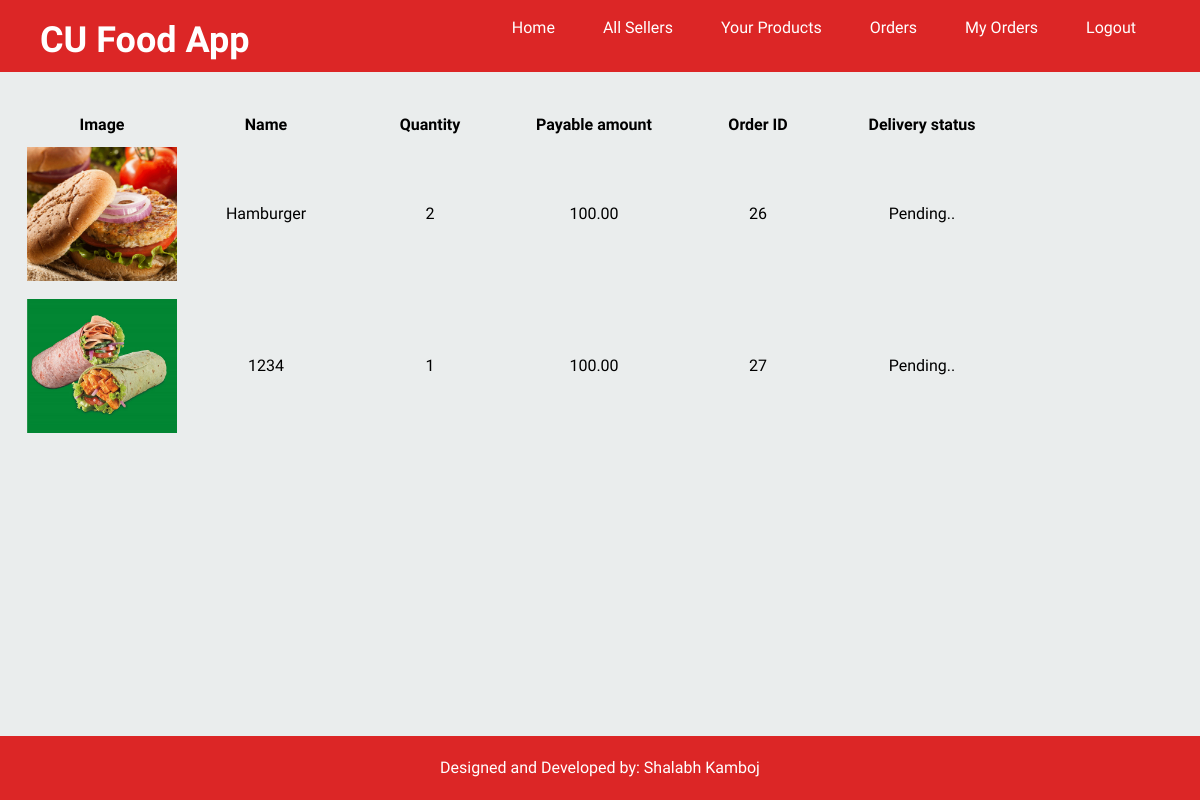
Page /my-orders (signed in) on the committed database.
### products/models.py (models this page shows)
class Order(models.Model):
    orderNumber = models.AutoField(primary_key=True)
    seller = models.ForeignKey(Seller, on_delete=models.CASCADE)
    customer = models.ForeignKey(User, on_delete=models.CASCADE)
    slug = models.SlugField(max_length=55)
    title = models.CharField(max_length=50)
    quantity = models.IntegerField()
    contactNumber = models.IntegerField()
    price = models.DecimalField(max_digits=6, decimal_places=2)
    order_type = models.BooleanField()
    image = models.TextField(blank=True, null=True)
    block = models.TextField(blank=True, null=True)
    landmark = models.TextField(blank=True, null=True)
    delivery_status = models.TextField(blank=True, null=True)
    order_time = models.DateTimeField(auto_now_add=True)

### products/views.py (the view)
# urls.py: path('my-orders', views.my_orders, name="my-orders"),
def my_orders(request):
    customer = request.user
    orders=Order.objects.filter(customer=customer)
    return render(request, 'my-orders.html', {"orders":orders})

### templates/my-orders.html (shortened to what this page needs)
{% extends 'base.html' %} {% block head %}
{% load mathfilters %}
{% endblock head %}
{% block body %}
<div>
  {% if orders %}
    <div class="container mt-10 px-5">
      <table class="table-fixed w-full text-center">
        <thead>
          <tr class="gap-5">
            <th>Image</th>
            <th>Name</th>
            <th>Quantity</th>
            <th>Payable amount</th>
            <th>Order ID</th>
            <th>Delivery status</th>
          </tr>
        </thead>
        <tbody>
          {% for order in orders %}
          <tr class="text-center">
            <td><img src="{{order.image}}" class="img-cropped py-2 mx-auto" alt="{{order.slug}}"></td>
            <td>{{order.title}}</td>
            <td>{{order.quantity}}</td>
            <td>{{ order.quantity|mul:order.price }}</td>
            <td>{{order.orderNumber}}</td>
              {% if order.delivery_status == "delivered" %}
              <td>Delivered</td>
              {% elif order.delivery_status == "cancelled" %}
              <td>Cancelled</td>
              {% else %}
              <td>Pending..</td>
              {% endif %}
          </tr>
          {% endfor %}
        </tbody>
      </table>
    </div>
  {% endif %}
</div>
{% endblock body %}

### templates/base.html (shortened to what this page needs)
{% load static %}
<!DOCTYPE html>
<html lang="en">
<head>
    <link rel="stylesheet" href="{% static 'css/style.css' %}">
    <script src="https://cdn.tailwindcss.com"></script>
	</head>
<body>
    <nav class="bg-red-600 flex justify-between text-white">
        <div class="ml-10 text-4xl pt-5 pb-3 ">
            <a href="{% url 'products:home' %}"><strong>CU Food App</strong></a>
        </div>
        <div class="hidden md:block">
            <ul class="flex mr-10 text-base">
                <a href="{% url 'products:home' %}">
                    <li class="cursor-pointer rounded-b-lg px-4 mx-2 py-4 hover:bg-red-400 hover:underline">
                        Home
                    </li>
                </a>
                <a href="{% url 'adminAndSellers:all-sellers' %}">
                    <li class="cursor-pointer rounded-b-lg px-4 mx-2 py-4 hover:bg-red-400 hover:underline">
                        All Sellers
                    </li>
                </a>
                {% if user.is_authenticated %}
                    {% if user.seller %}
                        <a href="{% url 'products:your-products' %}">
                            <li class="cursor-pointer rounded-b-lg px-4 mx-2 py-4 hover:bg-red-400 hover:underline">
                                Your Products
                            </li>
                        </a>
                        <a href="{% url 'products:seller-orders' %}">
                            <li class="cursor-pointer rounded-b-lg px-4 mx-2 py-4 hover:bg-red-400 hover:underline">
                                Orders
                            </li>
                        </a>
                    {% else %}
                        <a href="{% url 'adminAndSellers:become-seller' %}">
                            <li class="cursor-pointer rounded-b-lg px-4 mx-2 py-4 hover:bg-red-400 hover:underline">
                                Become a Seller
                            </li>
                        </a>
                    {% endif %}
                    <a href="{% url 'products:my-orders' %}">
                        <li class="cursor-pointer rounded-b-lg px-4 mx-2 py-4 hover:bg-red-400 hover:underline">
                            My Orders
                        </li>
                    </a>
                    <a href="{% url 'adminAndSellers:logout' %}">
                        <li class="cursor-pointer rounded-b-lg px-4 mx-2 py-4 hover:bg-red-400 hover:underline">
                            Logout
                        </li>
                    </a>
                {% else %}
                    <a href="{% url 'adminAndSellers:login' %}">
                        <li class="cursor-pointer rounded-b-lg px-4 mx-2 py-4 hover:bg-red-400 hover:underline">
                            Login
                        </li>
                    </a>
                {% endif %}
            </ul>
        </div>
    </nav>
    <div class="min-h-[calc(100vh-232px)]">
        {% block body %}{% endblock body %}
    </div>
    <footer class="bg-red-600 py-5 text-white text-center mt-14">
        <p>Designed and Developed by: <a href="https://www.linkedin.com/in/kambojshalabh35/" class="hover:text-yellow-200">Shalabh Kamboj</a></p>
    </footer>
</body>
</html>

### assets/static/css/style.css (style rules this page uses)
body { background: #eaeded; color: black; font-family: 'Special Elite', cursive; }

### templates/my-orders.html (style rules this page uses)
.img-cropped { object-fit: cover; object-position: center center; width: 150px; height: 150px; }

### rows in the picture
Order: image (picture), title "Hamburger", quantity "2", quantity|mul "100.00", orderNumber "26", delivery_status "Pending.."
Order: image (picture), title "1234", quantity "1", quantity|mul "100.00", orderNumber "27", delivery_status "Pending.."
